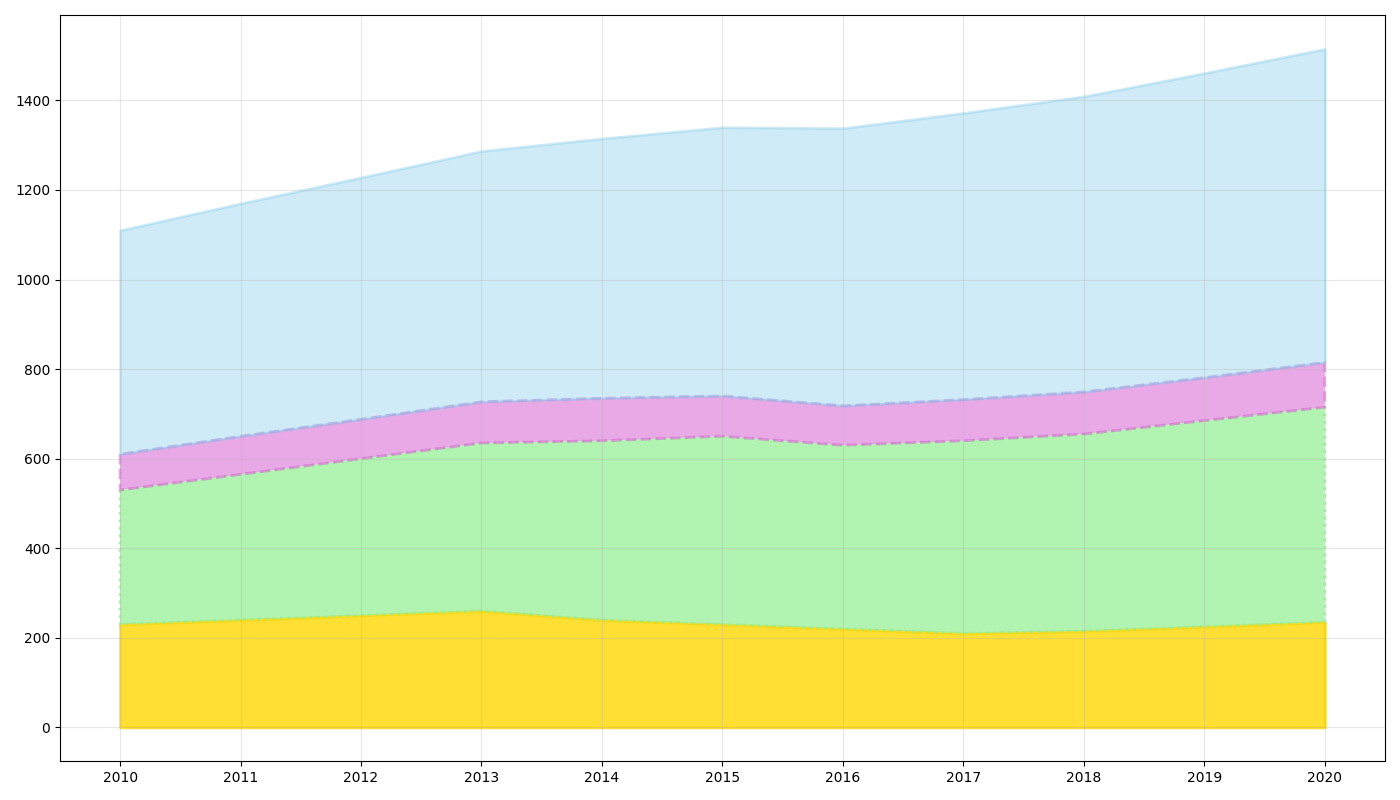

This chart was generated by the following Python code:
import matplotlib.pyplot as plt
import numpy as np

years = np.arange(2010, 2021)

mammals = np.array([230, 240, 250, 260, 240, 230, 220, 210, 215, 225, 235])
birds = np.array([300, 325, 350, 375, 400, 420, 410, 430, 440, 460, 480])
reptiles = np.array([80, 85, 88, 92, 95, 90, 88, 92, 94, 96, 100])
# amphibians = np.array([150, 155, 160, 165, 170, 175, 180, 185, 190, 195, 200])
insects = np.array([500, 520, 540, 560, 580, 600, 620, 640, 660, 680, 700])

data = np.array([mammals, birds, reptiles, insects])
data_stack = np.cumsum(data, axis=0)

fig, ax = plt.subplots(figsize=(14, 8))

ax.fill_between(years, 0, data_stack[0], linewidth=2, linestyle='-', color='gold', alpha=0.8)  # mammals
ax.fill_between(years, data_stack[0], data_stack[1], linewidth=2, linestyle=':', color='lightgreen', alpha=0.7)  # birds
ax.fill_between(years, data_stack[1], data_stack[2], linewidth=2, linestyle='--', color='orchid', alpha=0.6)  # reptiles
ax.fill_between(years, data_stack[2], data_stack[3], linewidth=2, linestyle='-', color='skyblue', alpha=0.4)  # insects

ax.set_xticks(years)

ax.grid(True, linestyle='-', linewidth=0.8, alpha=0.3)

plt.tight_layout()
plt.show()
